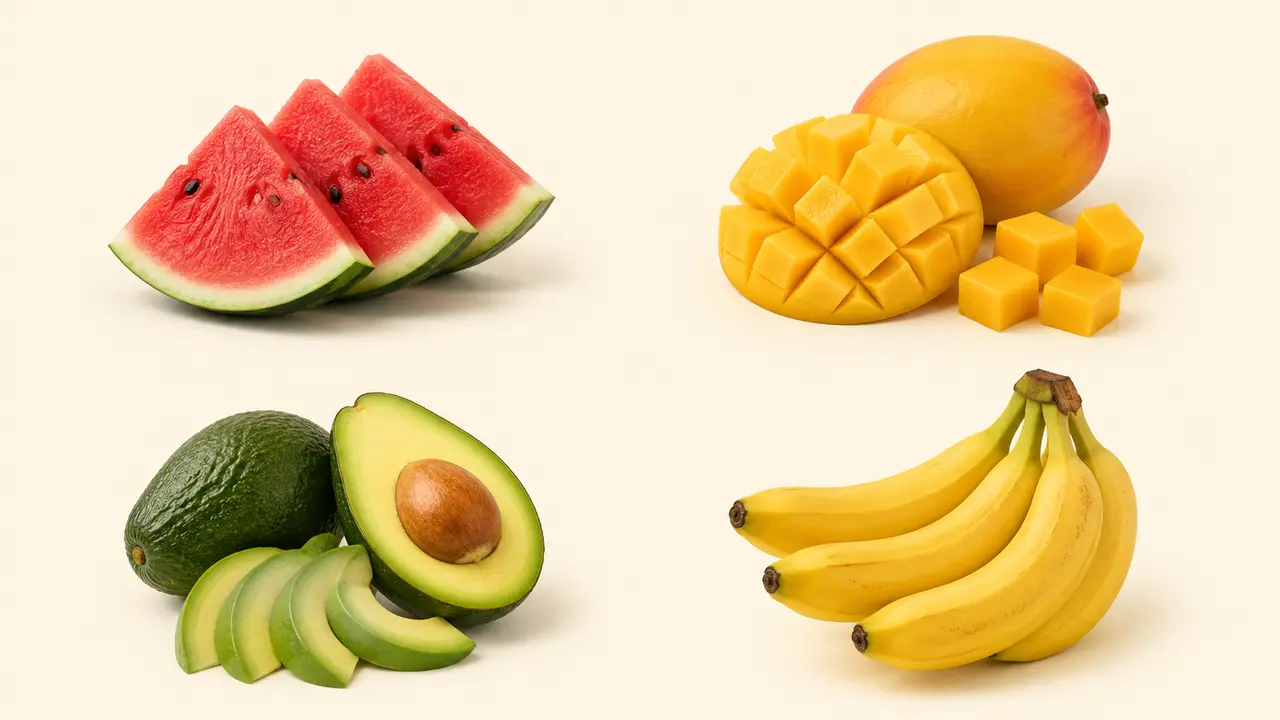
#> input picture examples/multi-job-5-pack/01-summer-fruits/board.webp, 1280 x 720 px, given in place of s2_rice_confused_baby_1788618103378.jpg, which was not available
$ python build_day01_slot02_lively.py ../examples/multi-job-5-pack/01-summer-fruits/board.webp
#> lines starting #> are read from the running program, lines starting #| are printed output that depends on the picture; pictures that were not available may be replaced by others from this repository, and a replacement may not be noted
import io
import json
import math
import os
import re
import shutil
import subprocess
import sys
import threading
import urllib.request
from pathlib import Path
from PIL import Image, ImageDraw, ImageFont

# Force UTF-8 on Windows
sys.stdout.reconfigure(encoding="utf-8")
sys.stderr.reconfigure(encoding="utf-8")

REPO_ROOT = Path(r"E:\Project AI\Tạo video vẽ tay").resolve()
sys.path.insert(0, str(REPO_ROOT))

from whiteboard_app.project import VideoProject, Scene, NarrationCue, _read_manifest
from whiteboard_app.voice import generate_scene_voices
from whiteboard_app.timeline import compile_scene_timeline
from whiteboard_app.renderer import build_commands, subprocess_environment

CLI_PATH = r"C:/Users/thucn/AppData/Local/Programs/Python/Python311/Scripts/omnivoice-infer.exe"
VOICE_REF = Path(r"C:\Users\thucn\AppData\Roaming\NetChuyenDong\voices\62f4aecdb5fa4ad3b7edbc49865d5b9a.wav")
DRIVE_DIR = Path(r"G:\My Drive\Đăng video")
WEBHOOK_URL = "https://script.google.com/macros/s/AKfycby0n2AFHNxWRE2CXlblJuFLm9dJoBzawmonnKkLXDAugrJvZz5WHhbkmWQT6qscAe3VyA/exec"
BRAIN_DIR = Path(r"C:\Users\thucn\.gemini\antigravity\brain\6b62f1b5-8a13-4b72-9245-d5dbac653c8d")

FONT_BOLD = r"C:\Windows\Fonts\arialbd.ttf"
FONT_REGULAR = r"C:\Windows\Fonts\arial.ttf"
FONT_SEGOE_BOLD = r"C:\Windows\Fonts\segouib.ttf"

def get_font(path, size):
    try:
        return ImageFont.truetype(path, size)
    except:
        return ImageFont.load_default()

# Source cartoon images generated via ImageGen
IMG1_SRC = BRAIN_DIR / "s2_rice_confused_baby_1788618103378.jpg"
IMG2_SRC = BRAIN_DIR / "s2_rice_stomach_compare_1788618123852.jpg"
IMG3_SRC = BRAIN_DIR / "s2_rice_three_steps_1788618143697.jpg"
IMG4_SRC = BRAIN_DIR / "s2_rice_mom_feeding_1788618166778.jpg"

OUT_DIR = REPO_ROOT / "projects" / "day_01_slot_02_lively"
OUT_DIR.mkdir(parents=True, exist_ok=True)
OUTPUT_DIR = OUT_DIR / "output"
OUTPUT_DIR.mkdir(parents=True, exist_ok=True)
AUDIO_DIR = OUTPUT_DIR / "audio-scenes"
AUDIO_DIR.mkdir(parents=True, exist_ok=True)

THEME_COLOR = (230, 126, 34)       # Warm energetic orange
THEME_DARK = (180, 90, 15)
GREEN_COLOR = (46, 204, 113)       # Soft healthy green
RED_COLOR = (217, 83, 79)          # Coral warning red

# [10 lines left out: function draw_vector_heart, not called in this run]

def draw_ribbon_banner(draw, bbox, fill, outline=(40, 25, 15), text="", font_path=FONT_BOLD, max_font_size=40, text_fill=(255, 255, 255)):
    """Dải ruy băng cuộn tay đuôi én (swallowtail ribbon banner) có auto-fit text & padding an toàn."""
    x0, y0, x1, y1 = bbox
    h = y1 - y0
    w = x1 - x0
    fold_w = 48
    notch = 32
    drop = 20

    tail_fill = (max(0, fill[0] - 50), max(0, fill[1] - 50), max(0, fill[2] - 50))
    # Đuôi trái
    draw.polygon([
        (x0 - fold_w + 10, y0 + drop),
        (x0, y0 + drop),
        (x0, y1 + drop),
        (x0 - fold_w, y1 + drop),
        (x0 - fold_w + notch, y0 + drop + h / 2),
        (x0 - fold_w, y0 + drop)
    ], fill=tail_fill, outline=outline, width=2)

    # Đuôi phải
    draw.polygon([
        (x1 + fold_w - 10, y0 + drop),
        (x1, y0 + drop),
        (x1, y1 + drop),
        (x1 + fold_w, y1 + drop),
        (x1 + fold_w - notch, y0 + drop + h / 2),
        (x1 + fold_w, y0 + drop)
    ], fill=tail_fill, outline=outline, width=2)

    # Tam giác nếp gấp đổ bóng
    draw.polygon([(x0, y1), (x0, y1 + drop), (x0 + 24, y1)], fill=(35, 20, 10), outline=outline)
    draw.polygon([(x1, y1), (x1, y1 + drop), (x1 - 24, y1)], fill=(35, 20, 10), outline=outline)

    # Thân chính ruy băng
    draw.rounded_rectangle((x0, y0, x1, y1), radius=16, fill=fill, outline=outline, width=3)

    # Nét viền trang trí chỉ khâu
    draw.line([(x0 + 15, y0 + 7), (x1 - 15, y0 + 7)], fill=(255, 255, 255, 120), width=1)
    draw.line([(x0 + 15, y1 - 7), (x1 - 15, y1 - 7)], fill=(255, 255, 255, 120), width=1)

    if text:
        # Khoảng thở an toàn tối thiểu 60px mỗi bên để không chạm mép
        max_text_w = w - 130
        font_size = max_font_size
        font = get_font(font_path, font_size)
        t_bbox = draw.textbbox((0, 0), text, font=font)
        while (t_bbox[2] - t_bbox[0]) > max_text_w and font_size > 22:
            font_size -= 2
            font = get_font(font_path, font_size)
            t_bbox = draw.textbbox((0, 0), text, font=font)
        draw.text(((x0 + x1) / 2, (y0 + y1) / 2 - 2), text, font=font, fill=text_fill, anchor="mm")

def draw_speech_bubble(draw, bbox, tail_point, fill=(255, 255, 255, 248), outline=(217, 83, 79), radius=26, width=3):
    """Bóng thoại comic có đuôi chỉ thẳng vào nhân vật."""
    x0, y0, x1, y1 = bbox
    draw.rounded_rectangle(bbox, radius=radius, fill=fill, outline=outline, width=width)
    tx, ty = tail_point
    if ty > y1:
        base_x = (x0 + x1) / 2
        tail_poly = [(base_x - 35, y1 - 2), (base_x + 15, y1 - 2), (tx, ty)]
    else:
        base_x = (x0 + x1) / 2
        tail_poly = [(base_x - 35, y0 + 2), (base_x + 15, y0 + 2), (tx, ty)]
    draw.polygon(tail_poly, fill=fill)
    draw.line([tail_poly[0], (tx, ty), tail_poly[1]], fill=outline, width=width)
    if ty > y1:
        draw.line([(base_x - 33, y1), (base_x + 13, y1)], fill=fill, width=width + 2)
    else:
        draw.line([(base_x - 33, y0), (base_x + 13, y0)], fill=fill, width=width + 2)

def draw_washi_memo_card(draw, bbox, fill=(255, 255, 255, 248), outline=(46, 204, 113), tape_color=(245, 170, 110), width=3):
    """Tờ ghi chú memo có dán băng dính washi tape ở đỉnh."""
    x0, y0, x1, y1 = bbox
    draw.rounded_rectangle(bbox, radius=20, fill=fill, outline=outline, width=width)
    tape_w = 150
    tape_h = 36
    tx0 = (x0 + x1) / 2 - tape_w / 2
    ty0 = y0 - tape_h / 2
    draw.rectangle((tx0, ty0, tx0 + tape_w, ty0 + tape_h), fill=tape_color, outline=(200, 130, 60), width=1)
    draw.line([(tx0, ty0), (tx0 - 6, ty0 + tape_h / 2), (tx0, ty0 + tape_h)], fill=(200, 130, 60), width=1)
    draw.line([(tx0 + tape_w, ty0), (tx0 + tape_w + 6, ty0 + tape_h / 2), (tx0 + tape_w, ty0 + tape_h)], fill=(200, 130, 60), width=1)

# [26 lines left out: function draw_cta_capsule, not called in this run]

def draw_step_pill_badge(draw, x, y, step_num, title, desc, tag_text=None, theme_color=THEME_COLOR):
    """Thẻ bước kiểu huy hiệu số tròn ❶ ❷ ❸ + thẻ tab + pill badge viên thuốc có auto-fit."""
    circle_r = 44
    cx, cy = x + circle_r, y + circle_r
    draw.ellipse((cx - circle_r, cy - circle_r, cx + circle_r, cy + circle_r), fill=theme_color, outline=(255, 255, 255), width=3)
    f_num = get_font(FONT_BOLD, 46)
    draw.text((cx, cy - 2), str(step_num), font=f_num, fill=(255, 255, 255), anchor="mm")

    card_x0 = x + circle_r * 2 + 15
    card_y0 = y
    card_x1 = x + 980
    card_y1 = y + 125
    draw.rounded_rectangle((card_x0, card_y0, card_x1, card_y1), radius=22, fill=(255, 255, 255, 248), outline=theme_color, width=3)

    tag_w = 190
    if tag_text:
        f_tag = get_font(FONT_BOLD, 26)
        tag_h = 42
        tx1 = card_x1 - 18
        tx0 = tx1 - tag_w
        ty0 = card_y0 + 15
        ty1 = ty0 + tag_h
        draw.rounded_rectangle((tx0, ty0, tx1, ty1), radius=21, fill=theme_color, outline=(255, 255, 255), width=2)
        draw.text(((tx0 + tx1) / 2, (ty0 + ty1) / 2 - 1), tag_text, font=f_tag, fill=(255, 255, 255), anchor="mm")

    # Auto-fit title để không đè lên tag viên thuốc
    max_title_w = (card_x1 - 18 - (tag_w if tag_text else 0) - 25) - (card_x0 + 25)
    f_title_size = 35
    f_title = get_font(FONT_BOLD, f_title_size)
    t_bbox = draw.textbbox((0, 0), title, font=f_title)
    while (t_bbox[2] - t_bbox[0]) > max_title_w and f_title_size > 22:
        f_title_size -= 2
        f_title = get_font(FONT_BOLD, f_title_size)
        t_bbox = draw.textbbox((0, 0), title, font=f_title)
    draw.text((card_x0 + 25, card_y0 + 35), title, font=f_title, fill=theme_color, anchor="lm")

    f_desc = get_font(FONT_BOLD, 30)
    draw.text((card_x0 + 25, card_y0 + 85), desc, font=f_desc, fill=(50, 50, 50), anchor="lm")

def compose_scene_1():
    print("  [1/4] Dựng Cảnh 1 (Ribbon Banner + Bong bóng thoại đỏ cảnh báo em bé)...")
    img = Image.open(IMG1_SRC).convert("RGBA").resize((1080, 1920), Image.Resampling.LANCZOS)
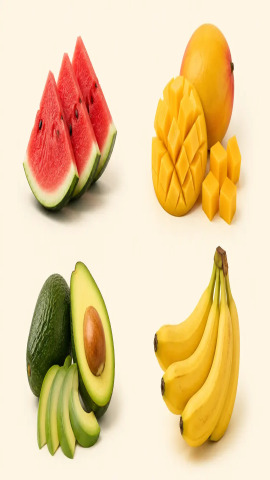
#> img: PIL image 1080x1920 RGBA (shown at 1/4 size); mean R, G, B, A 233.6, 206.3, 160.2, 255
    draw = ImageDraw.Draw(img)

    draw_ribbon_banner(draw, (110, 65, 970, 185), fill=THEME_COLOR, text="BỮA ĂN DẶM ĐẦU TIÊN CỦA BÉ 6 THÁNG", max_font_size=40)

    draw_speech_bubble(draw, (60, 220, 1020, 465), tail_point=(540, 520), fill=(255, 255, 255, 248), outline=RED_COLOR, radius=26, width=3)
    f_alert_head = get_font(FONT_BOLD, 42)
    f_alert_body = get_font(FONT_BOLD, 35)
    draw.text((540, 280), "TUYỆT ĐỐI KHÔNG TRỘN NẾP & HẠT SEN!", font=f_alert_head, fill=RED_COLOR, anchor="mm")
    draw.text((540, 350), "• Bé 6 tháng chưa có men tiêu hóa tinh bột dẻo", font=f_alert_body, fill=(40, 40, 40), anchor="mm")
    draw.text((540, 415), "• Gây trướng bụng, đầy hơi, nôn trớ & sợ ăn dặm", font=f_alert_body, fill=(185, 28, 28), anchor="mm")

    out_img = OUT_DIR / "scene_01.png"
    img.convert("RGB").save(out_img, quality=95)
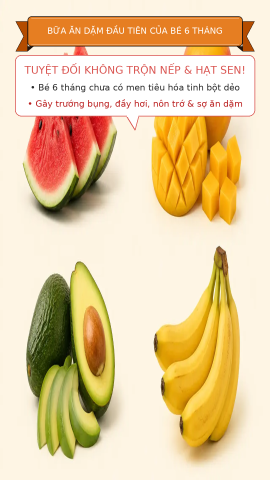
#> saved as scene_01.png: PIL image 1080x1920 RGB (shown at 1/4 size); mean R, G, B 231.7, 205.4, 161.7

    annotation = {
        "schemaVersion": 1,
        "canvas": {"width": 1080, "height": 1920},
        "background": {"color": "#F5EBD7"},
        "elements": [
            {
                "id": "s1_banner",
                "label": "Ruy Băng Tiêu Đề Cảnh Báo",
                "region": {"x": 40, "y": 50, "width": 1000, "height": 160},
                "reveal": {"startMs": 100, "durationMs": 1800}
            },
            {
                "id": "s1_alert_box",
                "label": "Bong Bóng Thoại Cảnh Báo",
                "region": {"x": 50, "y": 210, "width": 980, "height": 280},
                "reveal": {"startMs": 2000, "durationMs": 3500}
            },
            {
                "id": "s1_baby_visual",
                "label": "Hình Em Bé Hoạt Hình & Bát Hạt",
                "region": {"x": 0, "y": 490, "width": 1080, "height": 1430},
                "reveal": {"startMs": 5600, "durationMs": 7500}
            }
        ]
    }
    (OUT_DIR / "scene_01.annotation.json").write_text(json.dumps(annotation, ensure_ascii=False, indent=2), encoding="utf-8")
    return out_img

def compose_scene_2():
    print("  [2/4] Dựng Cảnh 2 (Ribbon + Thẻ Washi Tape xanh + Thẻ Cảnh báo đỏ)...")
    img = Image.open(IMG2_SRC).convert("RGBA").resize((1080, 1920), Image.Resampling.LANCZOS)
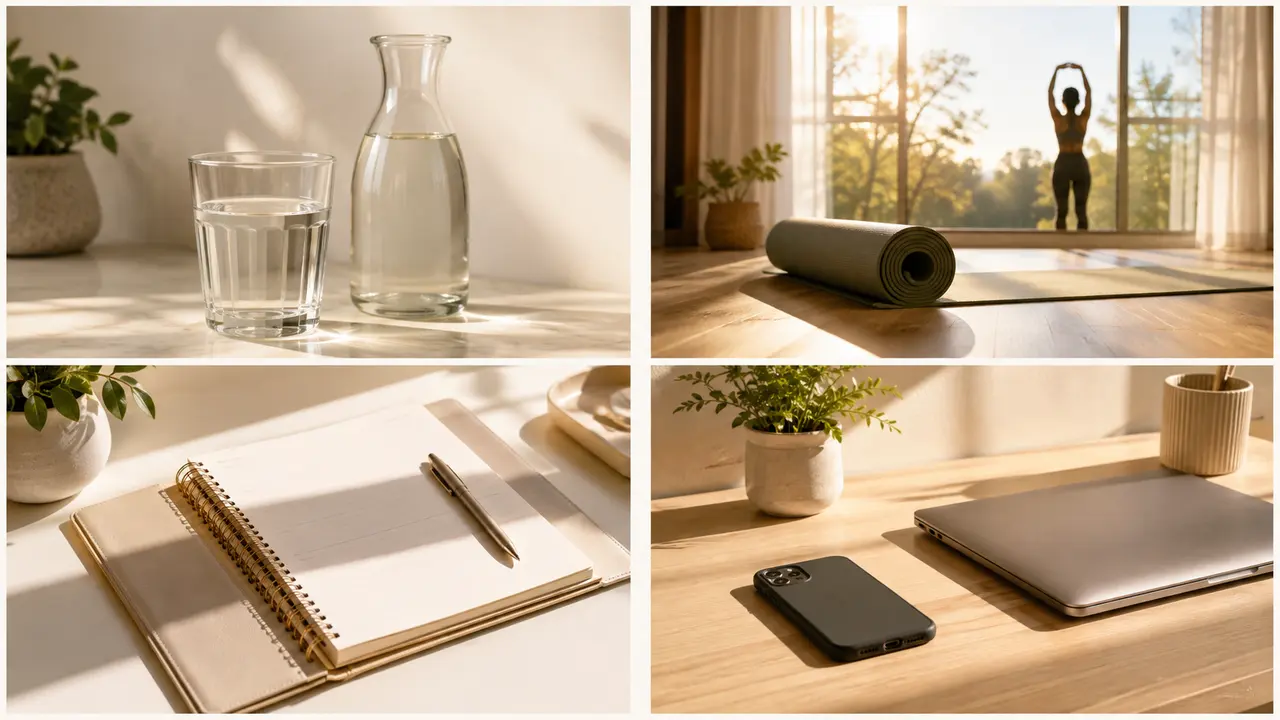
#> input picture examples/multi-job-5-pack/02-morning-focus/board.webp, 1280 x 720 px, given in place of s2_rice_stomach_compare_1788618123852.jpg, which was not available
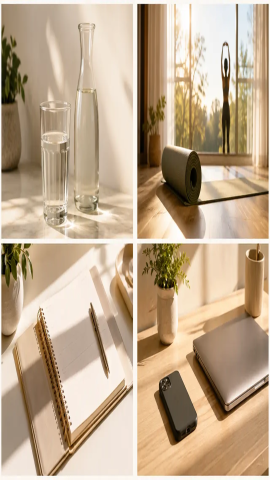
#> img: PIL image 1080x1920 RGBA (shown at 1/4 size); mean R, G, B, A 190.8, 168.3, 141.5, 255
    draw = ImageDraw.Draw(img)

    draw_ribbon_banner(draw, (110, 65, 970, 185), fill=THEME_COLOR, text="TẠI SAO BÉ CHƯA THỂ ĂN GẠO NẾP?", max_font_size=40)

    draw_washi_memo_card(draw, (60, 830, 1020, 980), fill=(255, 255, 255, 248), outline=GREEN_COLOR, tape_color=(120, 220, 160))
    f_label = get_font(FONT_BOLD, 40)
    f_sub = get_font(FONT_BOLD, 33)
    draw.text((540, 875), "CHÁO GẠO TẺ RÂY 1:10 — DỄ TIÊU HÓA", font=f_label, fill=(39, 174, 96), anchor="mm")
    draw.text((540, 935), "Dạ dày 6 tháng bằng quả trứng, hấp thu êm dịu", font=f_sub, fill=(50, 50, 50), anchor="mm")

    draw_washi_memo_card(draw, (60, 1720, 1020, 1880), fill=(255, 255, 255, 248), outline=RED_COLOR, tape_color=(250, 160, 150))
    draw.text((540, 1765), "GẠO NẾP & HẠT SEN — QUÁ TẢI TIÊU HÓA!", font=f_label, fill=RED_COLOR, anchor="mm")
    draw.text((540, 1825), "Thiếu men amylase, gây ứ đọng, trướng bụng & nôn trớ", font=f_sub, fill=(185, 28, 28), anchor="mm")

    out_img = OUT_DIR / "scene_02.png"
    img.convert("RGB").save(out_img, quality=95)
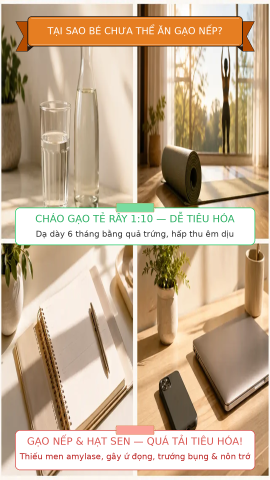
#> saved as scene_02.png: PIL image 1080x1920 RGB (shown at 1/4 size); mean R, G, B 195, 171.7, 144.8

    annotation = {
        "schemaVersion": 1,
        "canvas": {"width": 1080, "height": 1920},
        "background": {"color": "#F5EBD7"},
        "elements": [
            {
                "id": "s2_banner",
                "label": "Ruy Băng Tiêu Đề Cơ Chế",
                "region": {"x": 40, "y": 50, "width": 1000, "height": 160},
                "reveal": {"startMs": 100, "durationMs": 1800}
            },
            {
                "id": "s2_happy_visual",
                "label": "Hình Dạ Dày Vui Cười",
                "region": {"x": 0, "y": 200, "width": 1080, "height": 610},
                "reveal": {"startMs": 2000, "durationMs": 4000}
            },
            {
                "id": "s2_happy_card",
                "label": "Thẻ Washi Xanh Tiêu Hóa Tốt",
                "region": {"x": 50, "y": 810, "width": 980, "height": 180},
                "reveal": {"startMs": 6100, "durationMs": 2800}
            },
            {
                "id": "s2_stressed_visual",
                "label": "Hình Dạ Dày Quá Tải",
                "region": {"x": 0, "y": 990, "width": 1080, "height": 720},
                "reveal": {"startMs": 9000, "durationMs": 4500}
            },
            {
                "id": "s2_stressed_card",
                "label": "Thẻ Washi Đỏ Quá Tải",
                "region": {"x": 50, "y": 1700, "width": 980, "height": 190},
                "reveal": {"startMs": 13600, "durationMs": 3000}
            }
        ]
    }
    (OUT_DIR / "scene_02.annotation.json").write_text(json.dumps(annotation, ensure_ascii=False, indent=2), encoding="utf-8")
    return out_img

def compose_scene_3():
    print("  [3/4] Dựng Cảnh 3 (Ribbon + 3 Huy hiệu số tròn ❶ ❷ ❸ + Pill Tag)...")
    img = Image.open(IMG3_SRC).convert("RGBA").resize((1080, 1920), Image.Resampling.LANCZOS)
    draw = ImageDraw.Draw(img)

    draw_ribbon_banner(draw, (110, 65, 970, 185), fill=THEME_COLOR, text="CÔNG THỨC CHÁO RÂY 1:10 CHUẨN Y KHOA", max_font_size=40)

    draw_step_pill_badge(draw, 50, 535, "1", "BƯỚC 1: GẠO TẺ NGUYÊN CÁM", "Chọn gạo thơm mới, vo nhẹ 1 lần giữ vitamin B1", tag_text="VITAMIN B1", theme_color=THEME_COLOR)
    draw_step_pill_badge(draw, 50, 1135, "2", "BƯỚC 2: TỶ LỆ VÀNG 1 : 10", "Đong 10g gạo với 100ml nước, ninh nhỏ lửa 45 phút", tag_text="NINH 45 PHÚT", theme_color=THEME_COLOR)
    draw_step_pill_badge(draw, 50, 1725, "3", "BƯỚC 3: RÂY MỊN KHI ẤM NÓNG", "Rây qua lưới 0.5mm, miết lưng thìa lấy cháo sánh", tag_text="LƯỚI 0.5MM", theme_color=THEME_COLOR)

    out_img = OUT_DIR / "scene_03.png"
    img.convert("RGB").save(out_img, quality=95)
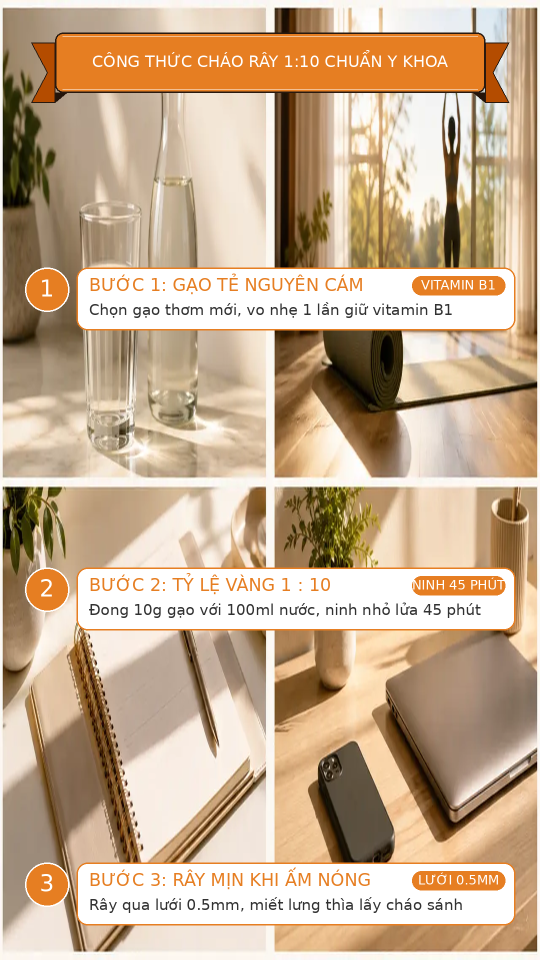
#> saved as scene_03.png: PIL image 1080x1920 RGB (shown at 1/2 size); mean R, G, B 199.4, 173.9, 145.9

    annotation = {
        "schemaVersion": 1,
        "canvas": {"width": 1080, "height": 1920},
        "background": {"color": "#F5EBD7"},
        "elements": [
            {
                "id": "s3_banner",
                "label": "Ruy Băng Tiêu Đề Công Thức",
                "region": {"x": 40, "y": 50, "width": 1000, "height": 160},
                "reveal": {"startMs": 150, "durationMs": 3800}
            },
            {
                "id": "s3_step1_visual",
                "label": "Hình Vẽ Bao Gạo",
                "region": {"x": 0, "y": 190, "width": 1080, "height": 330},
                "reveal": {"startMs": 4000, "durationMs": 4000}
            },
            {
                "id": "s3_step1_card",
                "label": "Huy Hiệu Bước 1 Gạo Tẻ",
                "region": {"x": 40, "y": 520, "width": 1000, "height": 150},
                "reveal": {"startMs": 8100, "durationMs": 4000}
            },
            {
                "id": "s3_step2_visual",
                "label": "Hình Vẽ Nồi Cháo",
                "region": {"x": 0, "y": 670, "width": 1080, "height": 450},
                "reveal": {"startMs": 12200, "durationMs": 4000}
            },
            {
                "id": "s3_step2_card",
                "label": "Huy Hiệu Bước 2 Tỷ Lệ 1:10",
                "region": {"x": 40, "y": 1120, "width": 1000, "height": 150},
                "reveal": {"startMs": 16300, "durationMs": 4000}
            },
            {
                "id": "s3_step3_visual",
                "label": "Hình Vẽ Lưới Rây",
                "region": {"x": 0, "y": 1270, "width": 1080, "height": 440},
                "reveal": {"startMs": 20400, "durationMs": 4000}
            },
            {
                "id": "s3_step3_card",
                "label": "Huy Hiệu Bước 3 Rây Mịn",
                "region": {"x": 40, "y": 1710, "width": 1000, "height": 160},
                "reveal": {"startMs": 24500, "durationMs": 4000}
            }
        ]
    }
    (OUT_DIR / "scene_03.annotation.json").write_text(json.dumps(annotation, ensure_ascii=False, indent=2), encoding="utf-8")
    return out_img

def compose_scene_4():
    print("  [4/4] Dựng Cảnh 4 (Ribbon + Thẻ Memo dán Washi + Heart CTA Pill)...")
#> (the run stopped early here; a loop or call above may not have finished)
